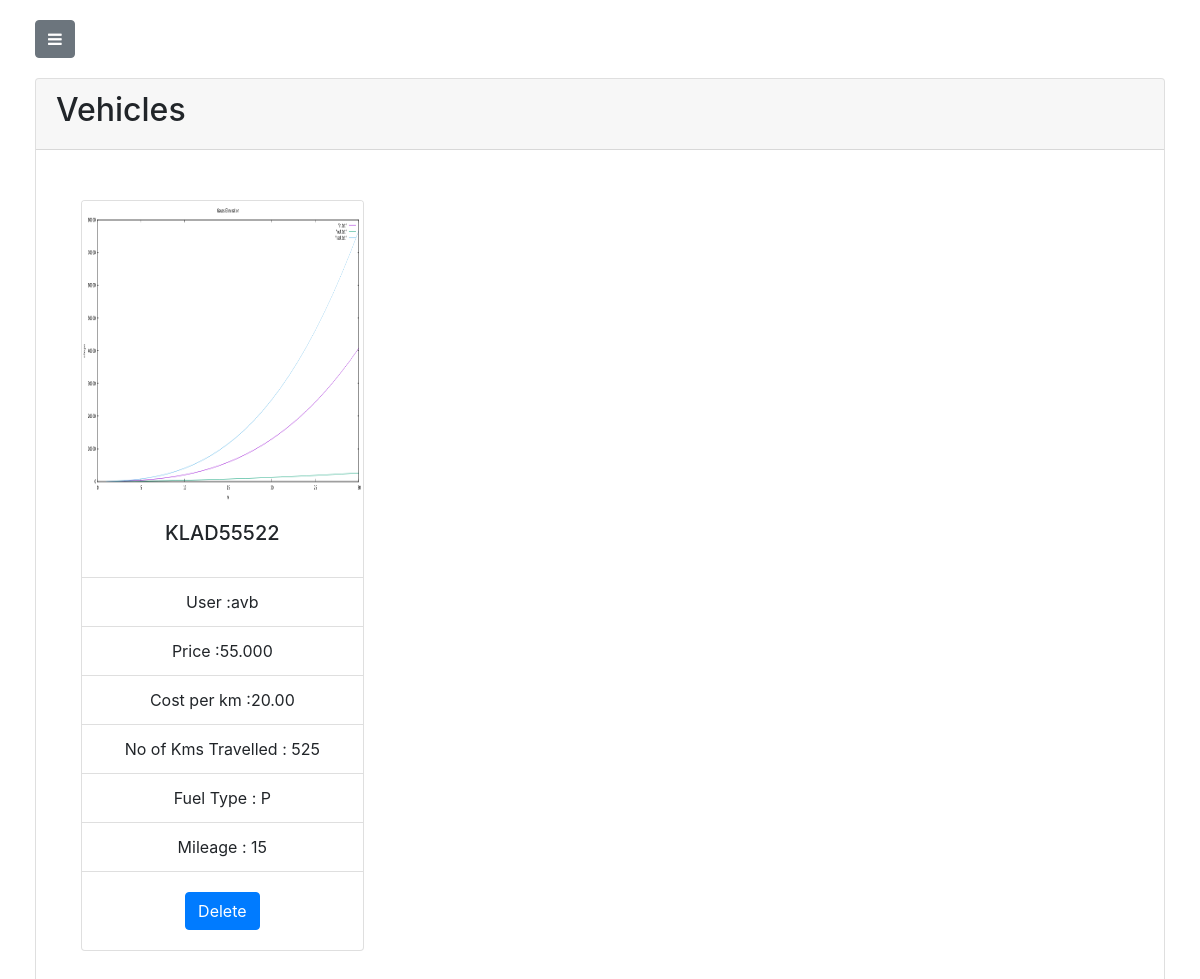
Screenshot of /vehicle/vehicles (signed in) with the database file from the repository.
### vehicle/models.py (models this page shows, shortened)
class Vehicle(models.Model):
    VEHICLE_STATUS_CHOICES = (
        ('B', 'Booked'),
        ('NB', 'Not Booked'),
    )
    INSURANCE_STATUS_CHOICES = (
        ('U','Updated'),
        ('NU','Not Updated'),
    )
    VEHICLE_TYPE_CHOICES = (
        ('P','Passenger'),
        ('T','Truck'),
        ('C','Construction'),
    )
    FUEL_TYPE_CHOICES = (
        ('P','Petrol'),
        ('D','Diesel'),
    )
    owner = models.ForeignKey(User,default=None,on_delete=models.CASCADE)
    cost_per_km = models.DecimalField(max_digits=20,default=0,decimal_places=2)
    price = models.DecimalField(max_digits=20,default="0",decimal_places=3)
    registration_plate = models.CharField(max_length=200,default='')
    vehicle_status = models.CharField(max_length=2,default='NB',choices=VEHICLE_STATUS_CHOICES)
    insurance_status = models.CharField(max_length=2,default='NU',choices=INSURANCE_STATUS_CHOICES)
    no_of_km_travelled = models.DecimalField(max_digits=20,default=0,decimal_places=0)
    fuel_type = models.CharField(max_length=1,default='P',choices=FUEL_TYPE_CHOICES)
    mileage = models.DecimalField(max_digits=20,default=0,decimal_places=0)
    vehicle_type = models.CharField(max_length=1,default='P',choices=VEHICLE_TYPE_CHOICES)
    image=models.ImageField(upload_to="vehicle_image",default="default.png",blank=True)

### vehicle/views.py (the view)
# urls.py: path('vehicles',views.showVehicles,name='showVehicles'),
def showVehicles(request):
    if request.POST:
        return render(request,'vehicle/index.html')
    else:
        if request.user.is_superuser:
            vehiclesList = Vehicle.objects.all()
        else:
            vehiclesList = Vehicle.objects.filter(owner=request.user)
        return render(request,'vehicle/vehiclelist.html',{ 'vehiclesList' : vehiclesList})

### vehicle/templates/vehicle/vehiclelist.html (shortened to what this page needs)
{% load staticfiles %}
{% load crispy_forms_tags %}
<!DOCTYPE html>
<html lang="en">
<head>
    <link href="{% static 'vendor/bootstrap/css/bootstrap.min.css' %}" rel="stylesheet">
    <link rel="stylesheet" href="https://maxcdn.bootstrapcdn.com/bootstrap/4.0.0/css/bootstrap.min.css">
    <link rel="stylesheet" href="https://cdnjs.cloudflare.com/ajax/libs/font-awesome/4.7.0/css/font-awesome.css">
    <link href="{% static 'css/simple-sidebar.css' %}" rel="stylesheet">
</head>
<body>
{% if user.is_authenticated %}
    <div id="wrapper">
        <div id="page-content-wrapper">
            <div class="container-fluid">
                <div class="row nav">
                    <div class="col-md-2">
                        <a href="#menu-toggle" class="btn btn-secondary" id="menu-toggle"><i class="fa fa-bars"></i></a>
                    </div>
                </div>
                <div class="row">
                    <div class="col-md-12">
                        <div class="card">
                            <div class="card-header">
                                <h2>Vehicles</h2>
                            </div>
                            <div class="card-body text-center">
                                    <div class="row">
                                            {% for vehicle in vehiclesList %}
                                        <div class="col-md-4 card-holder">
                                                <div class="card" >
                                                        <img class="card-img-top" src="{{vehicle.image.url }}" width="300px" height="300px" alt="Card image cap">
                                                        <div class="card-body">
                                                          <h5 class="card-title">{{vehicle.registration_plate}}</h5>
                                                        </div>
                                                        <ul class="list-group list-group-flush">
                                                            {% if user.is_superuser %}
                                                                <li class="list-group-item">User :{{vehicle.owner}}</li>
                                                            {% endif %}
                                                          <li class="list-group-item">Price :{{vehicle.price}}</li>
                                                          <li class="list-group-item">Cost per km :{{vehicle.cost_per_km}}</li>
                                                          <li class="list-group-item">No of Kms Travelled : {{vehicle.no_of_km_travelled}}</li>
                                                          <li class="list-group-item">Fuel Type : {{vehicle.fuel_type}}</li>
                                                          <li class="list-group-item">Mileage : {{vehicle.mileage}}</li>
                                                        </ul>
                                                        <div class="card-body">
                                                                <a href="/vehicle/delete/{{vehicle.id}}"><input type="button" value="Delete" name="delete" class="btn btn-primary" id="submit"/></a>
                                                        </div>
                                                      </div>
                                        </div>
                                        {% endfor %}
                                    </div>
                            </div>
                        </div>
                    </div>
                </div>
            </div>
        </div>
    </div>
{% else %}
<div class="jumbotron jumbotron-fluid">
    <div class="container">
        <h1 class="display-3">You are not logged in</h1>
    </div>
</div>
{% endif %}
</body>
</html>

### account/static/css/simple-sidebar.css (style rules this page uses)
body { overflow-x: hidden; }
#wrapper { padding-left: 0; -webkit-transition: all 0.5s ease; -moz-transition: all 0.5s ease; -o-transition: all 0.5s ease; transition: all 0.5s ease; }
#page-content-wrapper { width: 100%; position: absolute; padding: 15px; }
@media (min-width:768px) { #wrapper { padding-left: 0; } }
@media (min-width:768px) { #page-content-wrapper { padding: 20px; position: relative; } }

### vehicle/templates/vehicle/vehiclelist.html (style rules this page uses)
.nav { margin-bottom: 20px; }
.card-holder { padding: 30px; padding-left: 40px; padding-right: 50px; }

### rows the page displays
Vehicle: image (picture), registration_plate "KLAD55522", owner "avb", price "55.000", cost_per_km "20.00", no_of_km_travelled "525", fuel_type "P", mileage "15"
